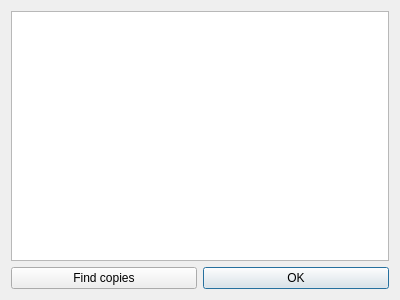
<?xml version="1.0" encoding="UTF-8"?>
<ui version="4.0">
 <class>FileInfoWindow</class>
 <widget class="QDialog" name="FileInfoWindow">
  <property name="geometry">
   <rect>
    <x>0</x>
    <y>0</y>
    <width>400</width>
    <height>300</height>
   </rect>
  </property>
  <property name="windowTitle">
   <string>Dialog</string>
  </property>
  <layout class="QGridLayout" name="gridLayout">
   <item row="1" column="1">
    <widget class="QPushButton" name="pushButton">
     <property name="text">
      <string>OK</string>
     </property>
    </widget>
   </item>
   <item row="1" column="0">
    <widget class="QPushButton" name="pushButton_2">
     <property name="text">
      <string>Find copies</string>
     </property>
    </widget>
   </item>
   <item row="0" column="0" colspan="2">
    <widget class="QTableWidget" name="tableWidget"/>
   </item>
  </layout>
 </widget>
 <resources/>
 <connections/>
</ui>
